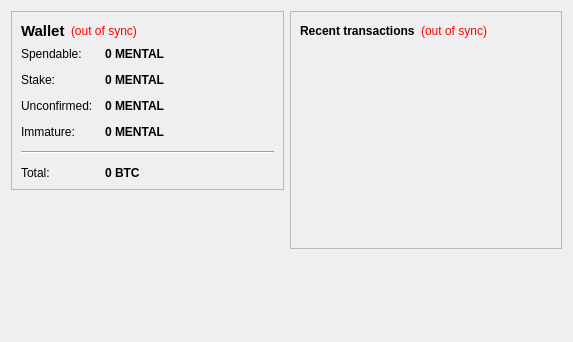
<?xml version="1.0" encoding="UTF-8"?>
<ui version="4.0">
 <class>OverviewPage</class>
 <widget class="QWidget" name="OverviewPage">
  <property name="geometry">
   <rect>
    <x>0</x>
    <y>0</y>
    <width>573</width>
    <height>342</height>
   </rect>
  </property>
  <property name="windowTitle">
   <string>Form</string>
  </property>
  <layout class="QHBoxLayout" name="horizontalLayout" stretch="1,1">
   <item>
    <layout class="QVBoxLayout" name="verticalLayout_2">
     <item>
      <widget class="QFrame" name="frame">
       <property name="frameShape">
        <enum>QFrame::StyledPanel</enum>
       </property>
       <property name="frameShadow">
        <enum>QFrame::Raised</enum>
       </property>
       <layout class="QVBoxLayout" name="verticalLayout_4">
        <item>
         <layout class="QHBoxLayout" name="horizontalLayout_4">
          <item>
           <widget class="QLabel" name="label_5">
            <property name="font">
             <font>
              <pointsize>11</pointsize>
              <weight>75</weight>
              <bold>true</bold>
             </font>
            </property>
            <property name="text">
             <string>Wallet</string>
            </property>
           </widget>
          </item>
          <item>
           <widget class="QLabel" name="labelWalletStatus">
            <property name="toolTip">
             <string>The displayed information may be out of date. Your wallet automatically synchronizes with the Mental network after a connection is established, but this process has not completed yet.</string>
            </property>
            <property name="styleSheet">
             <string notr="true">QLabel { color: red; }</string>
            </property>
            <property name="text">
             <string notr="true">(out of sync)</string>
            </property>
            <property name="alignment">
             <set>Qt::AlignLeading|Qt::AlignLeft|Qt::AlignVCenter</set>
            </property>
           </widget>
          </item>
          <item>
           <spacer name="horizontalSpacer_2">
            <property name="orientation">
             <enum>Qt::Horizontal</enum>
            </property>
            <property name="sizeHint" stdset="0">
             <size>
              <width>40</width>
              <height>20</height>
             </size>
            </property>
           </spacer>
          </item>
         </layout>
        </item>
        <item>
         <layout class="QFormLayout" name="formLayout_2">
          <property name="fieldGrowthPolicy">
           <enum>QFormLayout::AllNonFixedFieldsGrow</enum>
          </property>
          <property name="horizontalSpacing">
           <number>12</number>
          </property>
          <property name="verticalSpacing">
           <number>12</number>
          </property>
          <item row="0" column="0">
           <widget class="QLabel" name="label">
            <property name="text">
             <string>Spendable:</string>
            </property>
           </widget>
          </item>
          <item row="0" column="1">
           <widget class="QLabel" name="labelBalance">
            <property name="font">
             <font>
              <weight>75</weight>
              <bold>true</bold>
             </font>
            </property>
            <property name="cursor">
             <cursorShape>IBeamCursor</cursorShape>
            </property>
            <property name="toolTip">
             <string>Your current spendable balance</string>
            </property>
            <property name="text">
             <string notr="true">0 MENTAL</string>
            </property>
            <property name="textInteractionFlags">
             <set>Qt::LinksAccessibleByMouse|Qt::TextSelectableByKeyboard|Qt::TextSelectableByMouse</set>
            </property>
           </widget>
          </item>
          <item row="1" column="0">
           <widget class="QLabel" name="label_6">
            <property name="text">
             <string>Stake:</string>
            </property>
           </widget>
          </item>
          <item row="1" column="1">
           <widget class="QLabel" name="labelStake">
            <property name="font">
             <font>
              <weight>75</weight>
              <bold>true</bold>
             </font>
            </property>
            <property name="cursor">
             <cursorShape>IBeamCursor</cursorShape>
            </property>
            <property name="toolTip">
             <string>Total of coins that was staked, and do not yet count toward the current balance</string>
            </property>
            <property name="text">
             <string notr="true">0 MENTAL</string>
            </property>
            <property name="textInteractionFlags">
             <set>Qt::LinksAccessibleByMouse|Qt::TextSelectableByKeyboard|Qt::TextSelectableByMouse</set>
            </property>
           </widget>
          </item>
          <item row="2" column="0">
           <widget class="QLabel" name="label_3">
            <property name="text">
             <string>Unconfirmed:</string>
            </property>
           </widget>
          </item>
          <item row="2" column="1">
           <widget class="QLabel" name="labelUnconfirmed">
            <property name="font">
             <font>
              <weight>75</weight>
              <bold>true</bold>
             </font>
            </property>
            <property name="cursor">
             <cursorShape>IBeamCursor</cursorShape>
            </property>
            <property name="toolTip">
             <string>Total of transactions that have yet to be confirmed, and do not yet count toward the current balance</string>
            </property>
            <property name="text">
             <string notr="true">0 MENTAL</string>
            </property>
            <property name="textInteractionFlags">
             <set>Qt::LinksAccessibleByMouse|Qt::TextSelectableByKeyboard|Qt::TextSelectableByMouse</set>
            </property>
           </widget>
          </item>
          <item row="3" column="0">
           <widget class="QLabel" name="labelImmatureText">
            <property name="text">
             <string>Immature:</string>
            </property>
           </widget>
          </item>
          <item row="3" column="1">
           <widget class="QLabel" name="labelImmature">
            <property name="font">
             <font>
              <weight>75</weight>
              <bold>true</bold>
             </font>
            </property>
            <property name="toolTip">
             <string>Mined balance that has not yet matured</string>
            </property>
            <property name="text">
             <string notr="true">0 MENTAL</string>
            </property>
            <property name="textInteractionFlags">
             <set>Qt::LinksAccessibleByMouse|Qt::TextSelectableByKeyboard|Qt::TextSelectableByMouse</set>
            </property>
           </widget>
          </item>
          <item row="4" column="0" colspan="2">
           <widget class="Line" name="line">
            <property name="orientation">
             <enum>Qt::Horizontal</enum>
            </property>
           </widget>
          </item>
          <item row="5" column="0">
           <widget class="QLabel" name="labelTotalText">
            <property name="text">
             <string>Total:</string>
            </property>
           </widget>
          </item>
          <item row="5" column="1">
           <widget class="QLabel" name="labelTotal">
            <property name="font">
             <font>
              <weight>75</weight>
              <bold>true</bold>
             </font>
            </property>
            <property name="cursor">
             <cursorShape>IBeamCursor</cursorShape>
            </property>
            <property name="toolTip">
             <string>Your current total balance</string>
            </property>
            <property name="text">
             <string notr="true">0 BTC</string>
            </property>
            <property name="textInteractionFlags">
             <set>Qt::LinksAccessibleByMouse|Qt::TextSelectableByKeyboard|Qt::TextSelectableByMouse</set>
            </property>
           </widget>
          </item>
         </layout>
        </item>
       </layout>
      </widget>
     </item>
     <item>
      <spacer name="verticalSpacer">
       <property name="orientation">
        <enum>Qt::Vertical</enum>
       </property>
       <property name="sizeHint" stdset="0">
        <size>
         <width>20</width>
         <height>40</height>
        </size>
       </property>
      </spacer>
     </item>
    </layout>
   </item>
   <item>
    <layout class="QVBoxLayout" name="verticalLayout_3">
     <item>
      <widget class="QFrame" name="frame_2">
       <property name="frameShape">
        <enum>QFrame::StyledPanel</enum>
       </property>
       <property name="frameShadow">
        <enum>QFrame::Raised</enum>
       </property>
       <layout class="QVBoxLayout" name="verticalLayout">
        <item>
         <layout class="QHBoxLayout" name="horizontalLayout_2">
          <item>
           <widget class="QLabel" name="label_4">
            <property name="text">
             <string>&lt;b&gt;Recent transactions&lt;/b&gt;</string>
            </property>
           </widget>
          </item>
          <item>
           <widget class="QLabel" name="labelTransactionsStatus">
            <property name="toolTip">
             <string>The displayed information may be out of date. Your wallet automatically synchronizes with the Mental network after a connection is established, but this process has not completed yet.</string>
            </property>
            <property name="styleSheet">
             <string notr="true">QLabel { color: red; }</string>
            </property>
            <property name="text">
             <string notr="true">(out of sync)</string>
            </property>
            <property name="alignment">
             <set>Qt::AlignRight|Qt::AlignTrailing|Qt::AlignVCenter</set>
            </property>
           </widget>
          </item>
          <item>
           <spacer name="horizontalSpacer">
            <property name="orientation">
             <enum>Qt::Horizontal</enum>
            </property>
            <property name="sizeHint" stdset="0">
             <size>
              <width>40</width>
              <height>20</height>
             </size>
            </property>
           </spacer>
          </item>
         </layout>
        </item>
        <item>
         <widget class="QListView" name="listTransactions">
          <property name="styleSheet">
           <string notr="true">QListView { background: transparent; }</string>
          </property>
          <property name="frameShape">
           <enum>QFrame::NoFrame</enum>
          </property>
          <property name="verticalScrollBarPolicy">
           <enum>Qt::ScrollBarAlwaysOff</enum>
          </property>
          <property name="horizontalScrollBarPolicy">
           <enum>Qt::ScrollBarAlwaysOff</enum>
          </property>
          <property name="selectionMode">
           <enum>QAbstractItemView::NoSelection</enum>
          </property>
         </widget>
        </item>
       </layout>
      </widget>
     </item>
     <item>
      <spacer name="verticalSpacer_2">
       <property name="orientation">
        <enum>Qt::Vertical</enum>
       </property>
       <property name="sizeHint" stdset="0">
        <size>
         <width>20</width>
         <height>40</height>
        </size>
       </property>
      </spacer>
     </item>
    </layout>
   </item>
  </layout>
 </widget>
 <resources/>
 <connections/>
</ui>
